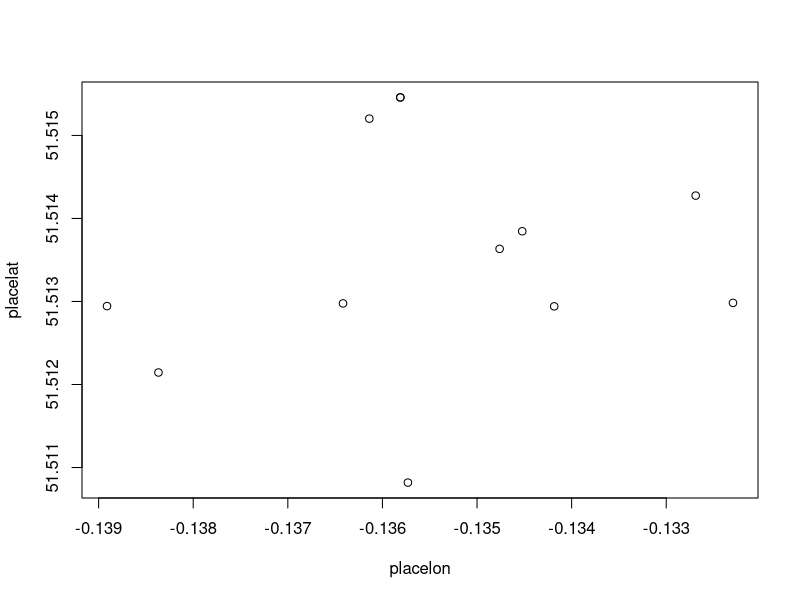

This chart was generated by the following R code:
## ---- chunk 1
#Generate dataset
names <- c("FlatWhite","TapCoffee","FW","Yumchaa","Foxcroft","Princi","Sacred","SohoGrind",
           "SohoJoe","Algeria","Tapped","Tonic")
reviews <- c(131,28,30,117,77,215,59,16,38,41,8,5)
ratings <- c(4,4,4.5,4,4,4,4,4,4,4.5,4,4)
popularity <- sqrt(reviews)*ratings
placelat <- c(51.513634,51.5154582,51.5129769,51.5152026,51.5129414,51.513846,51.5129446,51.5121446,51.5142755,51.5129833,51.5154582,51.5108185)
placelon <- c(-0.1347613,-0.1358109,-.1364166,-.1361384,-.1341842,-.134522,-.138911,-.1383674,-.1326885,-.1322946,-.1358109,-.1357307)
points <- cbind(placelon,placelat)
rankpop <- as.numeric(rank(-popularity,na.last=TRUE))
lonox <- c(-0.141921) #Calc of distances from Oxford Circus
lonoxdist <- abs(placelon-lonox) #Calc of distances from Oxford Circus
latox <- c(51.515006)
latoxdist <- abs(placelat-latox)
distfactor <- lonoxdist+latoxdist
rankdist <- as.numeric(rank(distfactor,na.last=TRUE))
df <- as.data.frame(c(1:12)) # Add into data frame
names(df)[1] <-"site"
df <- cbind(df, names,reviews,ratings,popularity,placelat,placelon,rankpop,distfactor,rankdist)
df2 <- subset(df,select=c(popularity,distfactor,reviews,rankpop,rankdist))
df3 <- subset(df,select=c(names,popularity,distfactor,reviews,rankpop,rankdist))
datac <- subset(df,select=c(rankdist,rankpop))
## ---- chunk 2
df3
## ---- chunk 3
plot(placelon, placelat) # Co-ordinates of coffee shops
